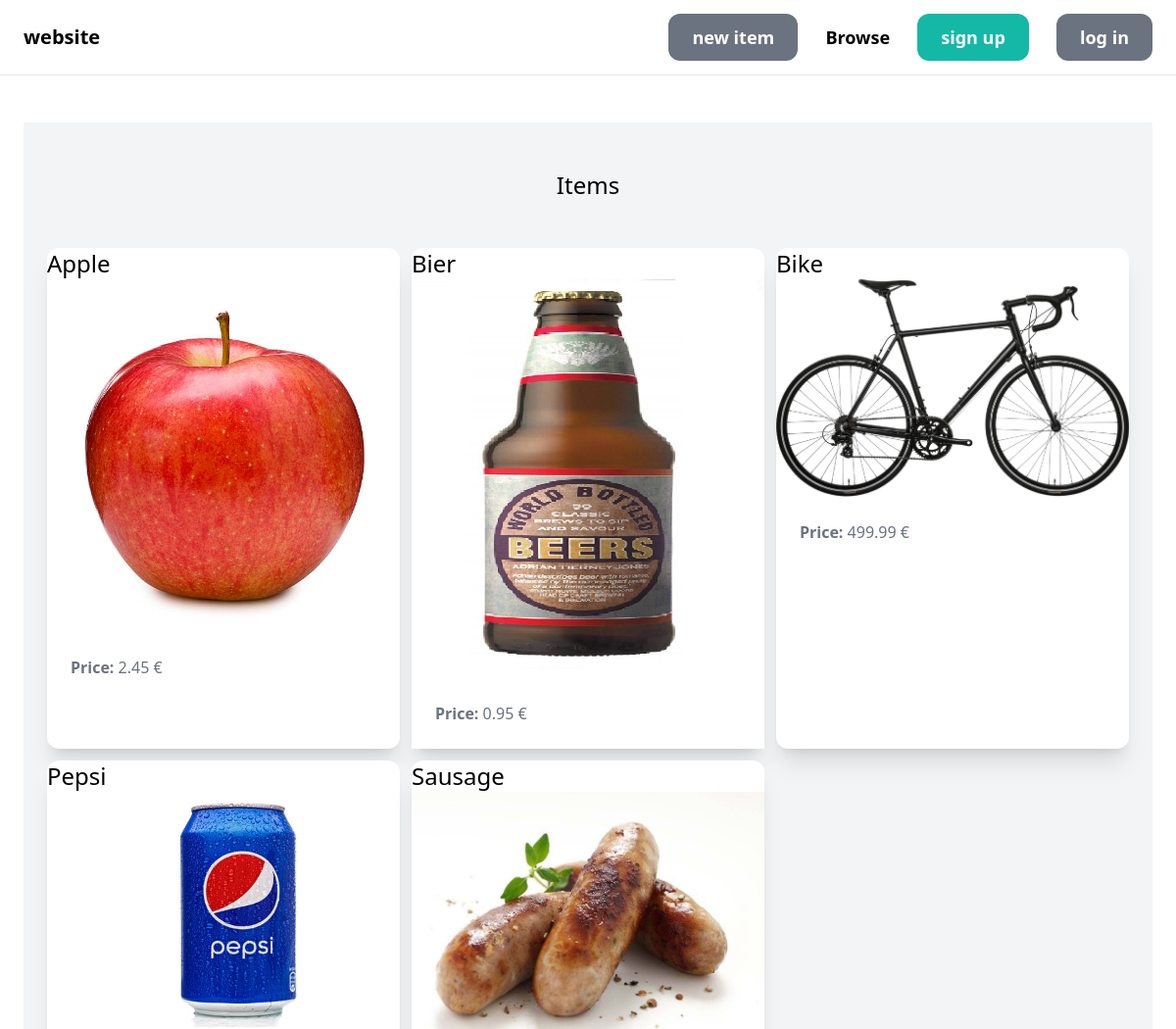
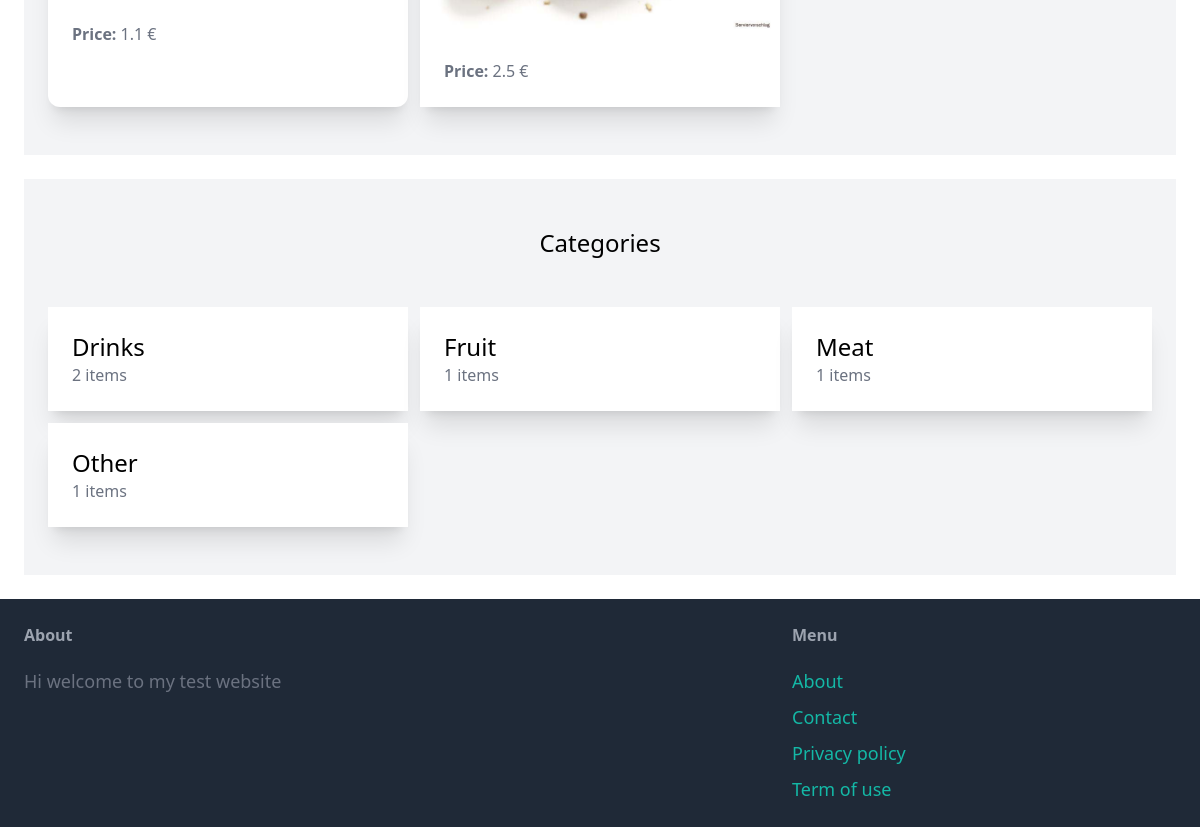
The page / on the database its author committed (2 pictures, top to bottom).
### item/models.py (models this page shows, shortened)
class Item(models.Model):
    name = models.CharField(max_length=255)
    price = models.FloatField()
    description = models.TextField(blank=True,null=True)
    created_at = models.DateTimeField(auto_now_add=True)
    category = models.ForeignKey(Catagory, on_delete=models.CASCADE, related_name='items')
    image=models.ImageField(upload_to='item_images/',blank=True,null=True)
    class Meta:
        ordering = ['name']

class Catagory(models.Model):
    name = models.CharField(max_length=255)
    class Meta:
        ordering = ['name']
        verbose_name_plural = 'Catagories'

### polls/views.py (the view)
# urls.py: path('', views.index, name='index'),
def index(request):
    items = Item.objects.all()
    catagories = Catagory.objects.all()
    return render(request, 'polls/index.html',{
         'items': items,
         'catagories': catagories,}
                  )

### polls/templates/polls/index.html (shortened to what this page needs)
{% extends 'polls/base.html' %}
{% block content %}
    <div class="mt-6 px-6 py-12 bg-gray-100 rounder-xl">
        <h2 class="mb-12 text-2xl text-center">Items</h2>
        <div class="grid grid-cols-3 gap-3">
            {% for item in items %}
                <div class="bg-white rounded-xl shadow-xl">
                    <a href="{%url 'item:detail' item.id %}">
                        <div>
                            <h2 class="text-2xl">{{ item.name}}</h2>
                            <img src="{{item.image.url}}"class="rounder-t-xl">
                        </div>
                        <div class="p-6 bg-white rounder-b-xl">
                            <p class="text-gray-500"><strong>Price: </strong>{{ item.price}} €</p>
                        </div>
                    </a>
                </div>
            {% endfor %}
        </div>
    </div>
    <div class="mt-6 px-6 py-12 bg-gray-100 rounder-xl">
        <h2 class="mb-12 text-2xl text-center">Categories</h2>
        <div class="grid grid-cols-3 gap-3">
             {% for category in catagories %}
                <div class="bg-white rounded-xl shadow-xl">
                    <a href="#">
                        <div class="p-6 bg-white rounder-b-xl">
                            <h2 class="text-2xl">{{ category.name}}</h2>
                            <p class="text-gray-500">{{ category.items.count}} items</p>
                        </div>
                    </a>
                </div>
             {% endfor %}
        </div>
    </div>
{% endblock %}

### polls/templates/polls/base.html (shortened to what this page needs)
<!DOCTYPE html>
<html>
    <head>
        <script src="https://cdn.tailwindcss.com"></script>
    </head>
    <body>
        <nav class="py-6 px-6 flex justify-between items-center border-b border-gray 200">
            <a href="/" class="text-xl font-semibold">website</a>
            <div class="space-x-6">
                <a href="{% url 'item:new' %}" class="px-6 py-3 text-lg font-semibold bg-gray-500 text-white rounded-xl hover:bg-gray-700">new item</a>
                <a href="#" class="text-lg font-semibold hover:text-gray-500"> Browse</a>
                {% if request.user.is_authenticated %}
                    <a href="#"class="px-6 py-3 text-lg font-semibold bg-teal-500 text-white rounded-xl hover:bg-teal-700">Inbox</a>
                    <a href="#" class="px-6 py-3 text-lg font-semibold bg-gray-500 text-white rounded-xl hover:bg-gray-700">Dashboard</a>
                {% else %}
                    <a href="{% url 'polls:signup' %}"class="px-6 py-3 text-lg font-semibold bg-teal-500 text-white rounded-xl hover:bg-teal-700">sign up</a>
                    <a href="{% url 'polls:login' %}" class="px-6 py-3 text-lg font-semibold bg-gray-500 text-white rounded-xl hover:bg-gray-700">log in</a>
                {% endif %}
            </div>
        </nav>
        <div class="px-6 py-6">
            {% block content %}
            {% endblock %}
        </div>
        <footer class="py-6 px-6 flex justify-between bg-gray-800">
            <div class="w-2/3 pr-10">
                <h3 class="mb-5 font-semibold text-gray-400">About</h3>
                <p class="text-lg text-gray-500">Hi welcome to my test website</p>
            </div>
            <div class="w-1/3">
                <h3 class="mb-5 font-semibold text-gray-400">Menu</h3>
                <ul class="space-y-2">
                    <li><a href="#" class="text-lg text-teal-500 hover:text-teal-700">About</ahref></li>
                    <li><a href="{% url 'polls:contact' %}" class="text-lg text-teal-500 hover:text-teal-700">Contact</ahref></li>
                    <li><a href="#" class="text-lg text-teal-500 hover:text-teal-700">Privacy policy</ahref></li>
                    <li><a href="#" class="text-lg text-teal-500 hover:text-teal-700">Term of use</ahref></li>
                </ul>
            </div>
        </footer>
    </body>
</html>

### rows shown on the page
Item: name "Apple", image (picture), price "2.45"
Item: name "Bier", image (picture), price "0.95"
Item: name "Bike", image (picture), price "499.99"
Item: name "Pepsi", image (picture), price "1.1"
Item: name "Sausage", image (picture), price "2.5"
Catagory: name "Drinks", items.count "2"
Catagory: name "Fruit", items.count "1"
Catagory: name "Meat", items.count "1"
Catagory: name "Other", items.count "1"
